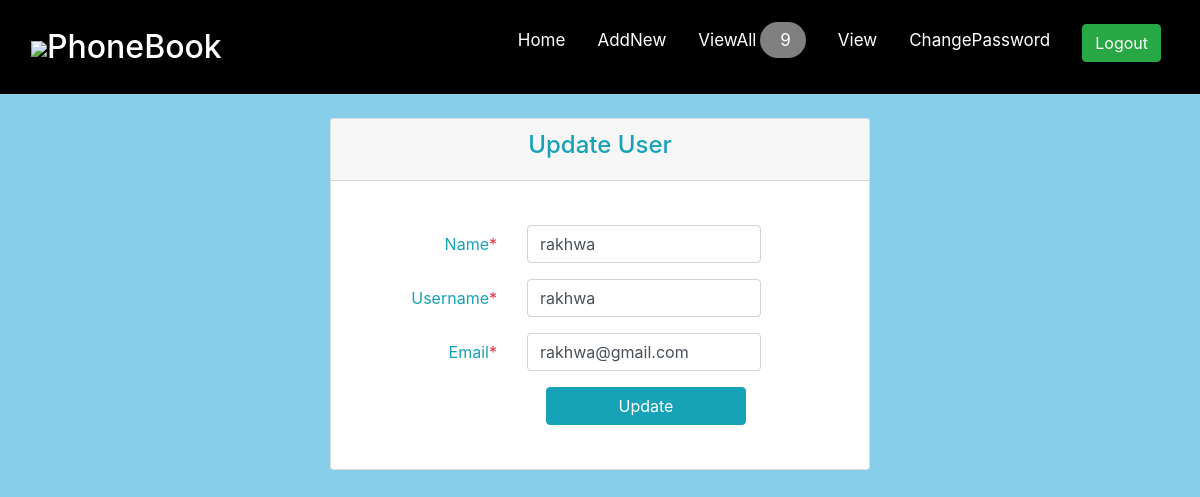
Screenshot of /edit_user.php (signed in) with the database file from the repository.
### tables this page shows
CREATE TABLE `user`  (
  `id` int NOT NULL AUTO_INCREMENT,
  `name` varchar(255) NULL DEFAULT NULL,
  `username` varchar(255) NULL DEFAULT NULL,
  `email` varchar(255) NULL DEFAULT NULL,
  `password` varchar(255) NULL DEFAULT NULL,
  PRIMARY KEY (`id`) USING BTREE,
  UNIQUE INDEX `email_index`(`email`) USING BTREE
);

### edit_user.php (the view, shortened to what this page needs)
<?php
require 'connection.php';
      $query = "SELECT * FROM user WHERE id = ".$_SESSION['contact_id'];
      $result = $connection->query($query);
      $row = $result->fetch_assoc();
?>
<!DOCTYPE html>
<html lang="en">
<head>
    <link rel="stylesheet" href="https://stackpath.bootstrapcdn.com/bootstrap/4.4.1/css/bootstrap.min.css">
  <link rel="stylesheet" type="text/css" href="style.css">
</head>
<body class="bg">
<?php include 'menu.php' ?>
    <div class="container mt-4">
        <div class="row justify-content-center">
            <div class="col-md-6">
                    <div class="card pb-4">
                        <div class="card-header text-center"><h4 class="text-info">Update User</h4></div>
                        <div class="card-body mt-4">
                            <form name="my-form" onsubmit="return validform()" action="<?php echo ($_SERVER["PHP_SELF"]);?>" method="POST">
                                <div class="form-group row">
                                    <label for="username" class="col-md-4 col-form-label text-md-right text-info">Name<span class="text-danger">*</span></label>
                                    <div class="col-md-6">
                                        <input type="text" id="name" class="form-control" name= "name" value = "<?php echo $row["name"]; ?>" >
                                    </div>
                                </div>
                                <div class="form-group row">
                                    <label for="designation" class="col-md-4 col-form-label text-md-right text-info">Username<span class="text-danger">*</span></label>
                                    <div class="col-md-6">
                                        <input type="text" id="designation" class="form-control" name="username" value = "<?php echo $row["username"]; ?>" >
                                    </div>
                                </div>
                                <div class="form-group row">
                                    <label for="email" class="col-md-4 col-form-label text-md-right text-info">Email<span class="text-danger">*</span></label>
                                    <div class="col-md-6">
                                        <input type="email" id="email" class="form-control" name="email" value = "<?php echo $row["email"]; ?>">
                                    </div>
                                </div>
                                    <div class="col-md-6 offset-md-4">
                                        <button type="submit"   name="update" class="btn btn-info btn-form">
                                        Update
                                        </button>
                                    </div>
                                    </form>
                                </div>
                        </div>
                  </div>
            </div>
        </div>
</body>
</html>

### style.css (style rules this page uses)
.bg { background-color: skyblue; }
.btn-form { width:200px; margin-left:14px; }

### rows the page displays
user: name "rakhwa", username "rakhwa", email "rakhwa@gmail.com"

### other values shown
$result->num_rows "9"
